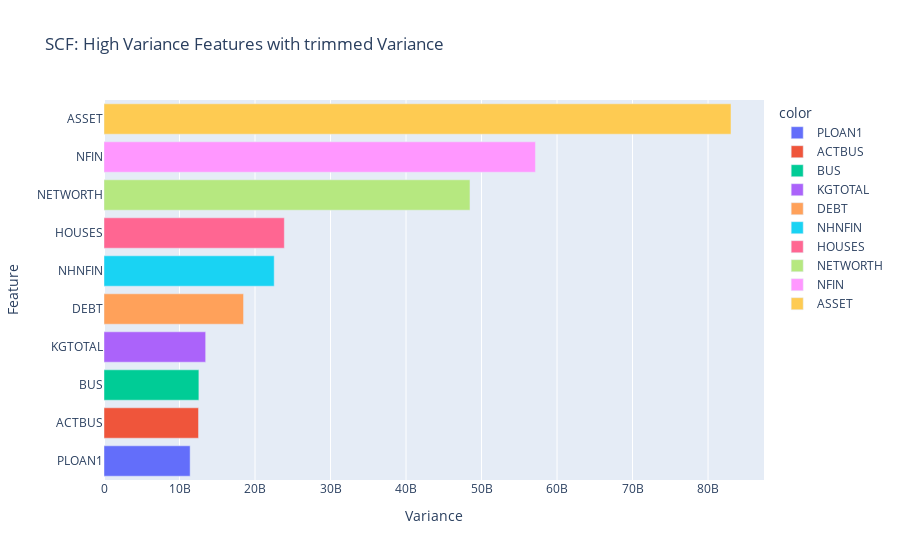

This figure's notebook cell:
### Markdown cell above
- Visualizing the top ten feature with trimmed var

### Code cell
fig = px.bar(
    x=top_ten_var,
    y=top_ten_var.index,
    color = top_ten_var.index,
    title="SCF: High Variance Features with trimmed Variance"
)
fig.update_layout(xaxis_title="Variance", yaxis_title="Feature")
fig.show()

### Figure 1 — Plotly figure (JSON) as saved in the notebook; plotly's stock layout.template omitted (floating-point values rounded to 4 significant figures)
{"data": [{"alignmentgroup": "True", "hovertemplate": "color=PLOAN1<br>x=%{x}<br>y=%{y}<extra></extra>", "legendgroup": "PLOAN1", "marker": {"color": "#636efa", "pattern": {"shape": ""}}, "name": "PLOAN1", "offsetgroup": "PLOAN1", "orientation": "h", "showlegend": true, "textposition": "auto", "type": "bar", "x": [11410000000.0], "xaxis": "x", "y": ["PLOAN1"], "yaxis": "y"}, {"alignmentgroup": "True", "hovertemplate": "color=ACTBUS<br>x=%{x}<br>y=%{y}<extra></extra>", "legendgroup": "ACTBUS", "marker": {"color": "#EF553B", "pattern": {"shape": ""}}, "name": "ACTBUS", "offsetgroup": "ACTBUS", "orientation": "h", "showlegend": true, "textposition": "auto", "type": "bar", "x": [12520000000.0], "xaxis": "x", "y": ["ACTBUS"], "yaxis": "y"}, {"alignmentgroup": "True", "hovertemplate": "color=BUS<br>x=%{x}<br>y=%{y}<extra></extra>", "legendgroup": "BUS", "marker": {"color": "#00cc96", "pattern": {"shape": ""}}, "name": "BUS", "offsetgroup": "BUS", "orientation": "h", "showlegend": true, "textposition": "auto", "type": "bar", "x": [12570000000.0], "xaxis": "x", "y": ["BUS"], "yaxis": "y"}, {"alignmentgroup": "True", "hovertemplate": "color=KGTOTAL<br>x=%{x}<br>y=%{y}<extra></extra>", "legendgroup": "KGTOTAL", "marker": {"color": "#ab63fa", "pattern": {"shape": ""}}, "name": "KGTOTAL", "offsetgroup": "KGTOTAL", "orientation": "h", "showlegend": true, "textposition": "auto", "type": "bar", "x": [13460000000.0], "xaxis": "x", "y": ["KGTOTAL"], "yaxis": "y"}, {"alignmentgroup": "True", "hovertemplate": "color=DEBT<br>x=%{x}<br>y=%{y}<extra></extra>", "legendgroup": "DEBT", "marker": {"color": "#FFA15A", "pattern": {"shape": ""}}, "name": "DEBT", "offsetgroup": "DEBT", "orientation": "h", "showlegend": true, "textposition": "auto", "type": "bar", "x": [18480000000.0], "xaxis": "x", "y": ["DEBT"], "yaxis": "y"}, {"alignmentgroup": "True", "hovertemplate": "color=NHNFIN<br>x=%{x}<br>y=%{y}<extra></extra>", "legendgroup": "NHNFIN", "marker": {"color": "#19d3f3", "pattern": {"shape": ""}}, "name": "NHNFIN", "offsetgroup": "NHNFIN", "orientation": "h", "showlegend": true, "textposition": "auto", "type": "bar", "x": [22540000000.0], "xaxis": "x", "y": ["NHNFIN"], "yaxis": "y"}, {"alignmentgroup": "True", "hovertemplate": "color=HOUSES<br>x=%{x}<br>y=%{y}<extra></extra>", "legendgroup": "HOUSES", "marker": {"color": "#FF6692", "pattern": {"shape": ""}}, "name": "HOUSES", "offsetgroup": "HOUSES", "orientation": "h", "showlegend": true, "textposition": "auto", "type": "bar", "x": [23880000000.0], "xaxis": "x", "y": ["HOUSES"], "yaxis": "y"}, {"alignmentgroup": "True", "hovertemplate": "color=NETWORTH<br>x=%{x}<br>y=%{y}<extra></extra>", "legendgroup": "NETWORTH", "marker": {"color": "#B6E880", "pattern": {"shape": ""}}, "name": "NETWORTH", "offsetgroup": "NETWORTH", "orientation": "h", "showlegend": true, "textposition": "auto", "type": "bar", "x": [48470000000.0], "xaxis": "x", "y": ["NETWORTH"], "yaxis": "y"}, {"alignmentgroup": "True", "hovertemplate": "color=NFIN<br>x=%{x}<br>y=%{y}<extra></extra>", "legendgroup": "NFIN", "marker": {"color": "#FF97FF", "pattern": {"shape": ""}}, "name": "NFIN", "offsetgroup": "NFIN", "orientation": "h", "showlegend": true, "textposition": "auto", "type": "bar", "x": [57140000000.0], "xaxis": "x", "y": ["NFIN"], "yaxis": "y"}, {"alignmentgroup": "True", "hovertemplate": "color=ASSET<br>x=%{x}<br>y=%{y}<extra></extra>", "legendgroup": "ASSET", "marker": {"color": "#FECB52", "pattern": {"shape": ""}}, "name": "ASSET", "offsetgroup": "ASSET", "orientation": "h", "showlegend": true, "textposition": "auto", "type": "bar", "x": [83040000000.0], "xaxis": "x", "y": ["ASSET"], "yaxis": "y"}], "layout": {"autosize": true, "barmode": "relative", "legend": {"title": {"text": "color"}, "tracegroupgap": 0}, "title": {"text": "SCF: High Variance Features with trimmed Variance"}, "xaxis": {"anchor": "y", "autorange": true, "domain": [0, 1], "range": [0, 87410000000.0], "title": {"text": "Variance"}, "type": "linear"}, "yaxis": {"anchor": "x", "autorange": true, "domain": [0, 1], "range": [-0.5, 9.5], "title": {"text": "Feature"}, "type": "category"}}}
